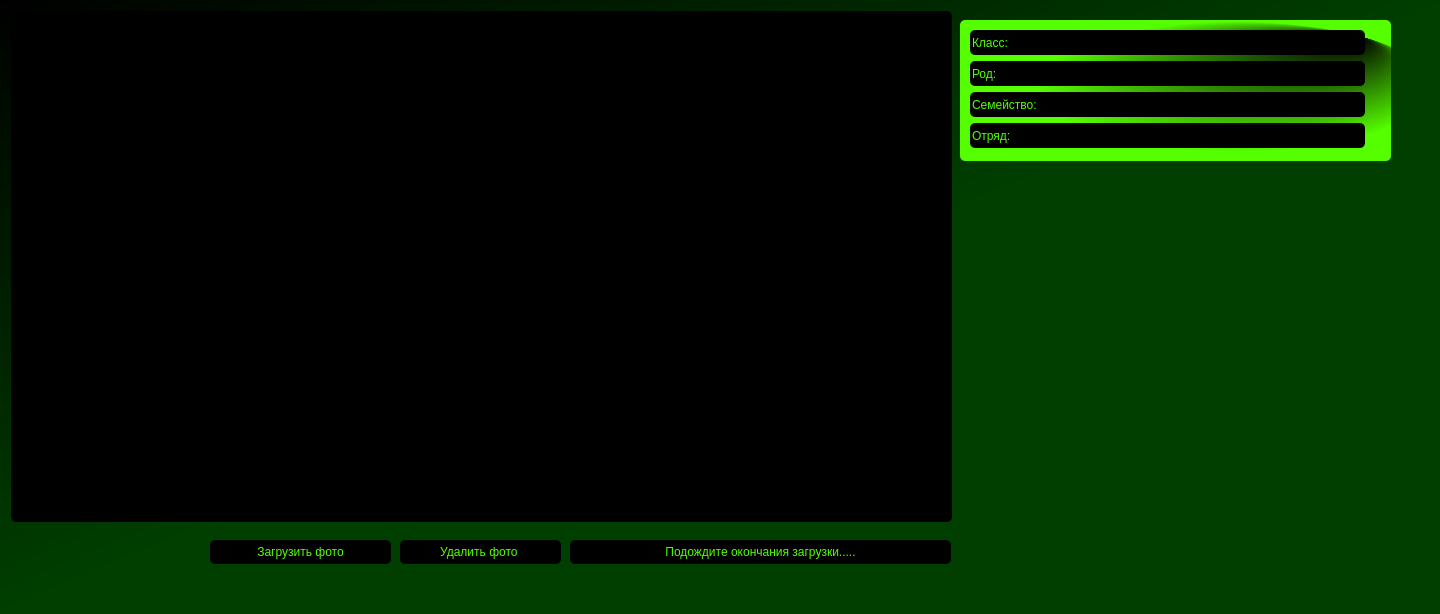
<?xml version="1.0" encoding="UTF-8"?>
<ui version="4.0">
 <class>MainWindow</class>
 <widget class="QMainWindow" name="MainWindow">
  <property name="geometry">
   <rect>
    <x>0</x>
    <y>0</y>
    <width>1440</width>
    <height>614</height>
   </rect>
  </property>
  <property name="windowTitle">
   <string>Classification of artiodactyls</string>
  </property>
  <property name="styleSheet">
   <string notr="true">background:qlineargradient(spread:pad, x1:0, y1:0, x2:1, y2:1, stop:0 rgba(0, 0, 0, 255), stop:0.5 rgba(0, 63, 0, 255));
font family:Noto Sans SC</string>
  </property>
  <widget class="QWidget" name="centralwidget">
   <widget class="QLabel" name="okno">
    <property name="geometry">
     <rect>
      <x>11</x>
      <y>11</y>
      <width>941</width>
      <height>511</height>
     </rect>
    </property>
    <property name="toolTip">
     <string>&lt;html&gt;&lt;head/&gt;&lt;body&gt;&lt;p&gt;srsfef&lt;/p&gt;&lt;/body&gt;&lt;/html&gt;</string>
    </property>
    <property name="styleSheet">
     <string notr="true">background-color: rgb(0, 0, 0);
border-radius: 5px;</string>
    </property>
    <property name="text">
     <string/>
    </property>
    <property name="pixmap">
     <pixmap resource="donload.qrc">:/icon/icon/download_24dp_FILL0_wght400_GRAD0_opsz24.png</pixmap>
    </property>
    <property name="scaledContents">
     <bool>false</bool>
    </property>
    <property name="alignment">
     <set>Qt::AlignmentFlag::AlignCenter</set>
    </property>
   </widget>
   <widget class="QPushButton" name="downloadButton">
    <property name="geometry">
     <rect>
      <x>210</x>
      <y>540</y>
      <width>181</width>
      <height>24</height>
     </rect>
    </property>
    <property name="styleSheet">
     <string notr="true">background-color: rgb(0, 0, 0);
border-radius: 5px;
color: rgb(85, 255, 0);
font: 14pt &quot;Wide Latin&quot;;</string>
    </property>
    <property name="text">
     <string>Загрузить фото</string>
    </property>
   </widget>
   <widget class="QPushButton" name="Deleit">
    <property name="geometry">
     <rect>
      <x>400</x>
      <y>540</y>
      <width>161</width>
      <height>24</height>
     </rect>
    </property>
    <property name="styleSheet">
     <string notr="true">background-color: rgb(0, 0, 0);
border-radius: 5px;
color: rgb(85, 255, 0);
font: 14pt &quot;Wide Latin&quot;;</string>
    </property>
    <property name="text">
     <string>Удалить фото </string>
    </property>
   </widget>
   <widget class="QPushButton" name="Expect">
    <property name="geometry">
     <rect>
      <x>570</x>
      <y>540</y>
      <width>381</width>
      <height>24</height>
     </rect>
    </property>
    <property name="styleSheet">
     <string notr="true">background-color: rgb(0, 0, 0);
border-radius: 5px;
color: rgb(85, 255, 0);
font: 14pt &quot;Wide Latin&quot;;</string>
    </property>
    <property name="text">
     <string>Подождите окончания загрузки.....</string>
    </property>
   </widget>
   <widget class="QFrame" name="frame">
    <property name="geometry">
     <rect>
      <x>960</x>
      <y>20</y>
      <width>431</width>
      <height>141</height>
     </rect>
    </property>
    <property name="styleSheet">
     <string notr="true">background-color: rgb(0, 170, 0);
border-radius: 5px;
background-color: qradialgradient(spread:pad, cx:0.602273, cy:0.517, radius:0.518, fx:0.931184, fy:0.117494, stop:0 rgba(0, 0, 0, 255), stop:0.892045 rgba(85, 255, 0, 255));</string>
    </property>
    <property name="frameShape">
     <enum>QFrame::Shape::StyledPanel</enum>
    </property>
    <property name="frameShadow">
     <enum>QFrame::Shadow::Raised</enum>
    </property>
    <widget class="QLineEdit" name="semeistvo">
     <property name="geometry">
      <rect>
       <x>10</x>
       <y>72</y>
       <width>395</width>
       <height>25</height>
      </rect>
     </property>
     <property name="styleSheet">
      <string notr="true">background-color: rgb(0, 0, 0);
border-radius: 5px;
color: rgb(85, 255, 0);
font: 14pt &quot;Wide Latin&quot;;</string>
     </property>
     <property name="text">
      <string>Семейство:</string>
     </property>
    </widget>
    <widget class="QLineEdit" name="rod">
     <property name="geometry">
      <rect>
       <x>10</x>
       <y>41</y>
       <width>395</width>
       <height>25</height>
      </rect>
     </property>
     <property name="styleSheet">
      <string notr="true">background-color: rgb(0, 0, 0);
border-radius: 5px;
color: rgb(85, 255, 0);
font: 14pt &quot;Wide Latin&quot;;</string>
     </property>
     <property name="text">
      <string>Род:</string>
     </property>
    </widget>
    <widget class="QLineEdit" name="otrid">
     <property name="geometry">
      <rect>
       <x>10</x>
       <y>103</y>
       <width>395</width>
       <height>25</height>
      </rect>
     </property>
     <property name="styleSheet">
      <string notr="true">background-color: rgb(0, 0, 0);
border-radius: 5px;
color: rgb(85, 255, 0);
font: 14pt &quot;Wide Latin&quot;;</string>
     </property>
     <property name="text">
      <string>Отряд:</string>
     </property>
    </widget>
    <widget class="QLineEdit" name="klass">
     <property name="geometry">
      <rect>
       <x>10</x>
       <y>10</y>
       <width>395</width>
       <height>25</height>
      </rect>
     </property>
     <property name="styleSheet">
      <string notr="true">background-color: rgb(0, 0, 0);
border-radius: 5px;
color: rgb(85, 255, 0);
font: 14pt &quot;Wide Latin&quot;;</string>
     </property>
     <property name="text">
      <string>Класс:</string>
     </property>
    </widget>
   </widget>
  </widget>
 </widget>
 <resources>
  <include location="donload.qrc"/>
 </resources>
 <connections/>
</ui>
